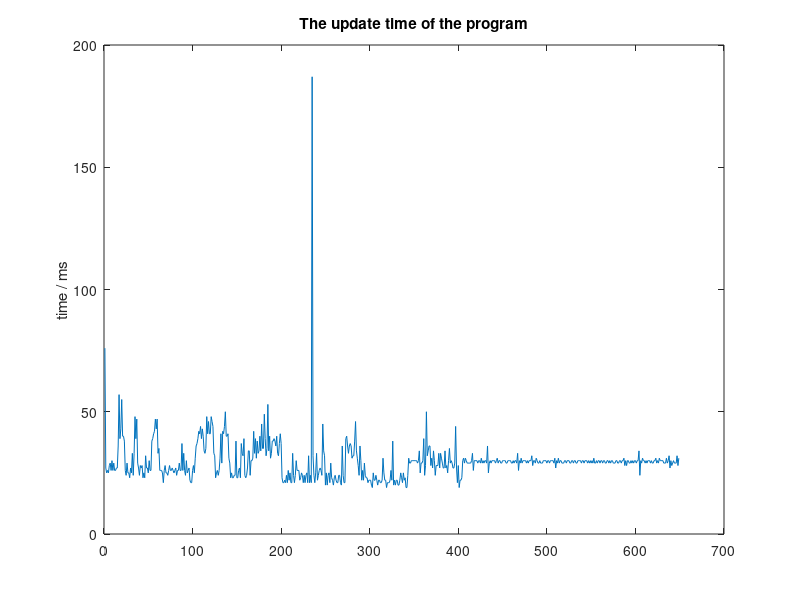
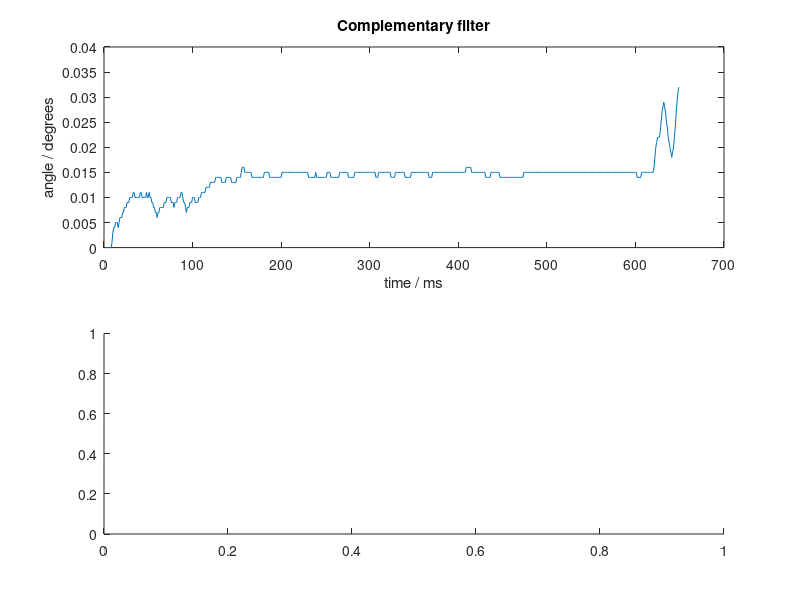

Recreate these plots in MATLAB, in order. (Note: this script raises an error after producing the figures.)
close all;
clear all;

load data_all_param_two_sensors.txt;
offset_gyro = -5446/1000;
ooset_acce = 25/1000;

load data_all_param_two_sensors.txt;

time_data =data_all_param_two_sensors(:,1);

acce_data = data_all_param_two_sensors(:,2)./1000;
gyro_data = data_all_param_two_sensors(:,3)./1000 ;
control_data =data_all_param_two_sensors(:,4)./1000 ;
compl_data =data_all_param_two_sensors(:,5)./1000 ;
power_data =data_all_param_two_sensors(:,6)./1000 ;

offset_data_gyro = data_all_param_two_sensors(:,7)./1000;
offset_data_acce =data_all_param_two_sensors(:,8)./1000 ;

figure;
plot_time = plot(time_data);
xlabel('');
ylabel('time / ms');
title('The update time of the program');

figure;
subplot(2,1,1);
plot_compl = plot(compl_data);
title('Complementary filter');
xlabel('time / ms');
ylabel('angle / degrees');
subplot(2,1,2);
hold on all;
plot_control = plot(control_data,'r');
plot_power = plot(power_data);
legend([plot_control,plot_power],'control data','power data');
xlabel('time / ms');
ylabel('strenght / no quantity');
title('The controls')



figure;
subplot(2,2,1)
plot_acce = plot(   acce_data,'r');
xlabel('time / ms');
ylabel('angle / degrees');
subplot(2,2,2);
plot_gyro = plot(   gyro_data,'y');

xlabel('time / ms');
ylabel('angle / degrees');
title('');